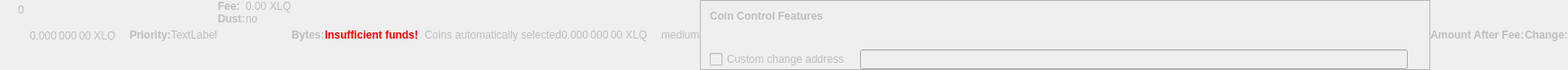
    <widget class="QWidget" name="dummyHideWidget" native="true">
     <property name="enabled">
      <bool>false</bool>
     </property>
     <property name="maximumSize">
      <size>
       <width>100</width>
       <height>22</height>
      </size>
     </property>
     <layout class="QHBoxLayout" name="dummyHideLayout">
      <property name="spacing">
       <number>0</number>
      </property>
      <property name="leftMargin">
       <number>0</number>
      </property>
      <property name="topMargin">
       <number>0</number>
      </property>
      <property name="rightMargin">
       <number>0</number>
      </property>
      <property name="bottomMargin">
       <number>0</number>
      </property>
      <item>
       <layout class="QFormLayout" name="formLayoutCoinControl1">
        <property name="horizontalSpacing">
         <number>10</number>
        </property>
        <property name="verticalSpacing">
         <number>14</number>
        </property>
        <property name="leftMargin">
         <number>10</number>
        </property>
        <property name="topMargin">
         <number>4</number>
        </property>
        <property name="rightMargin">
         <number>6</number>
        </property>
        <item row="0" column="1">
         <widget class="QLabel" name="labelCoinControlBytes">
          <property name="cursor">
           <cursorShape>IBeamCursor</cursorShape>
          </property>
          <property name="contextMenuPolicy">
           <enum>Qt::ActionsContextMenu</enum>
          </property>
          <property name="text">
           <string notr="true">0</string>
          </property>
          <property name="textInteractionFlags">
           <set>Qt::LinksAccessibleByMouse|Qt::TextSelectableByKeyboard|Qt::TextSelectableByMouse</set>
          </property>
         </widget>
        </item>
       </layout>
      </item>
      <item>
       <widget class="QLabel" name="labelCoinControlAfterFee">
        <property name="enabled">
         <bool>false</bool>
        </property>
        <property name="sizePolicy">
         <sizepolicy hsizetype="Fixed" vsizetype="Fixed">
          <horstretch>0</horstretch>
          <verstretch>0</verstretch>
         </sizepolicy>
        </property>
        <property name="minimumSize">
         <size>
          <width>111</width>
          <height>12</height>
         </size>
        </property>
        <property name="maximumSize">
         <size>
          <width>111</width>
          <height>12</height>
         </size>
        </property>
        <property name="cursor">
         <cursorShape>IBeamCursor</cursorShape>
        </property>
        <property name="contextMenuPolicy">
         <enum>Qt::ActionsContextMenu</enum>
        </property>
        <property name="text">
         <string notr="true">0.000 000 00 XLQ</string>
        </property>
        <property name="textInteractionFlags">
         <set>Qt::LinksAccessibleByMouse|Qt::TextSelectableByKeyboard|Qt::TextSelectableByMouse</set>
        </property>
       </widget>
      </item>
      <item>
       <widget class="QLabel" name="labelCoinControlPriorityText">
        <property name="enabled">
         <bool>false</bool>
        </property>
        <property name="font">
         <font>
          <weight>75</weight>
          <bold>true</bold>
         </font>
        </property>
        <property name="text">
         <string>Priority:</string>
        </property>
       </widget>
      </item>
      <item>
       <layout class="QHBoxLayout" name="horizontalLayout">
        <item>
         <widget class="QLabel" name="WarningLabel">
          <property name="text">
           <string>TextLabel</string>
          </property>
         </widget>
        </item>
       </layout>
      </item>
      <item>
       <layout class="QFormLayout" name="formLayoutCoinControl3">
        <property name="horizontalSpacing">
         <number>0</number>
        </property>
        <property name="verticalSpacing">
         <number>0</number>
        </property>
        <property name="leftMargin">
         <number>0</number>
        </property>
        <property name="topMargin">
         <number>0</number>
        </property>
        <property name="rightMargin">
         <number>0</number>
        </property>
        <item row="0" column="0">
         <widget class="QLabel" name="labelCoinControlFeeText">
          <property name="enabled">
           <bool>false</bool>
          </property>
          <property name="font">
           <font>
            <weight>75</weight>
            <bold>true</bold>
           </font>
          </property>
          <property name="text">
           <string>Fee:</string>
          </property>
          <property name="margin">
           <number>0</number>
          </property>
         </widget>
        </item>
        <item row="0" column="1">
         <widget class="QLabel" name="labelCoinControlFee">
          <property name="enabled">
           <bool>false</bool>
          </property>
          <property name="cursor">
           <cursorShape>IBeamCursor</cursorShape>
          </property>
          <property name="contextMenuPolicy">
           <enum>Qt::ActionsContextMenu</enum>
          </property>
          <property name="text">
           <string notr="true">0.00 XLQ</string>
          </property>
          <property name="textInteractionFlags">
           <set>Qt::LinksAccessibleByMouse|Qt::TextSelectableByKeyboard|Qt::TextSelectableByMouse</set>
          </property>
         </widget>
        </item>
        <item row="1" column="0">
         <widget class="QLabel" name="labelCoinControlLowOutputText">
          <property name="enabled">
           <bool>false</bool>
          </property>
          <property name="font">
           <font>
            <weight>75</weight>
            <bold>true</bold>
           </font>
          </property>
          <property name="text">
           <string>Dust:</string>
          </property>
         </widget>
        </item>
        <item row="1" column="1">
         <widget class="QLabel" name="labelCoinControlLowOutput">
          <property name="enabled">
           <bool>false</bool>
          </property>
          <property name="cursor">
           <cursorShape>IBeamCursor</cursorShape>
          </property>
          <property name="contextMenuPolicy">
           <enum>Qt::ActionsContextMenu</enum>
          </property>
          <property name="text">
           <string>no</string>
          </property>
          <property name="textInteractionFlags">
           <set>Qt::LinksAccessibleByMouse|Qt::TextSelectableByKeyboard|Qt::TextSelectableByMouse</set>
          </property>
         </widget>
        </item>
       </layout>
      </item>
      <item>
       <widget class="QLabel" name="labelCoinControlBytesText">
        <property name="enabled">
         <bool>false</bool>
        </property>
        <property name="font">
         <font>
          <weight>75</weight>
          <bold>true</bold>
         </font>
        </property>
        <property name="text">
         <string>Bytes:</string>
        </property>
       </widget>
      </item>
      <item>
       <layout class="QFormLayout" name="formLayoutCoinControl2">
        <property name="horizontalSpacing">
         <number>0</number>
        </property>
        <property name="verticalSpacing">
         <number>0</number>
        </property>
        <property name="leftMargin">
         <number>0</number>
        </property>
        <property name="topMargin">
         <number>0</number>
        </property>
        <property name="rightMargin">
         <number>0</number>
        </property>
       </layout>
      </item>
      <item>
       <layout class="QHBoxLayout" name="horizontalLayoutCoinControl2">
        <property name="spacing">
         <number>0</number>
        </property>
        <property name="bottomMargin">
         <number>0</number>
        </property>
       </layout>
      </item>
      <item>
       <widget class="QLabel" name="labelCoinControlInsuffFunds">
        <property name="enabled">
         <bool>false</bool>
        </property>
        <property name="minimumSize">
         <size>
          <width>0</width>
          <height>0</height>
         </size>
        </property>
        <property name="font">
         <font>
          <weight>75</weight>
          <bold>true</bold>
         </font>
        </property>
        <property name="styleSheet">
         <string notr="true">color:red;font-weight:bold;</string>
        </property>
        <property name="text">
         <string>Insufficient funds!</string>
        </property>
        <property name="margin">
         <number>5</number>
        </property>
       </widget>
      </item>
      <item>
       <layout class="QFormLayout" name="formLayoutCoinControl4">
        <property name="horizontalSpacing">
         <number>0</number>
        </property>
        <property name="verticalSpacing">
         <number>0</number>
        </property>
        <property name="leftMargin">
         <number>0</number>
        </property>
        <property name="topMargin">
         <number>0</number>
        </property>
        <property name="rightMargin">
         <number>0</number>
        </property>
       </layout>
      </item>
      <item>
       <widget class="QLabel" name="labelCoinControlChangeLabel">
        <property name="enabled">
         <bool>false</bool>
        </property>
        <property name="sizePolicy">
         <sizepolicy hsizetype="Preferred" vsizetype="Expanding">
          <horstretch>0</horstretch>
          <verstretch>0</verstretch>
         </sizepolicy>
        </property>
        <property name="minimumSize">
         <size>
          <width>0</width>
          <height>0</height>
         </size>
        </property>
        <property name="text">
         <string/>
        </property>
        <property name="margin">
         <number>3</number>
        </property>
       </widget>
      </item>
      <item>
       <widget class="QLabel" name="labelCoinControlAutomaticallySelected">
        <property name="enabled">
         <bool>false</bool>
        </property>
        <property name="sizePolicy">
         <sizepolicy hsizetype="Fixed" vsizetype="Fixed">
          <horstretch>0</horstretch>
          <verstretch>0</verstretch>
         </sizepolicy>
        </property>
        <property name="minimumSize">
         <size>
          <width>0</width>
          <height>0</height>
         </size>
        </property>
        <property name="maximumSize">
         <size>
          <width>240</width>
          <height>16777215</height>
         </size>
        </property>
        <property name="text">
         <string>Coins automatically selected</string>
        </property>
        <property name="margin">
         <number>5</number>
        </property>
       </widget>
      </item>
      <item>
       <widget class="QLabel" name="labelCoinControlChange">
        <property name="enabled">
         <bool>false</bool>
        </property>
        <property name="sizePolicy">
         <sizepolicy hsizetype="Fixed" vsizetype="Fixed">
          <horstretch>0</horstretch>
          <verstretch>0</verstretch>
         </sizepolicy>
        </property>
        <property name="minimumSize">
         <size>
          <width>111</width>
          <height>0</height>
         </size>
        </property>
        <property name="maximumSize">
         <size>
          <width>111</width>
          <height>16777215</height>
         </size>
        </property>
        <property name="cursor">
         <cursorShape>IBeamCursor</cursorShape>
        </property>
        <property name="contextMenuPolicy">
         <enum>Qt::ActionsContextMenu</enum>
        </property>
        <property name="text">
         <string notr="true">0.000 000 00 XLQ</string>
        </property>
        <property name="textInteractionFlags">
         <set>Qt::LinksAccessibleByMouse|Qt::TextSelectableByKeyboard|Qt::TextSelectableByMouse</set>
        </property>
       </widget>
      </item>
      <item>
       <widget class="QLabel" name="labelCoinControlPriority">
        <property name="enabled">
         <bool>false</bool>
        </property>
        <property name="cursor">
         <cursorShape>IBeamCursor</cursorShape>
        </property>
        <property name="contextMenuPolicy">
         <enum>Qt::ActionsContextMenu</enum>
        </property>
        <property name="text">
         <string>medium</string>
        </property>
        <property name="textInteractionFlags">
         <set>Qt::LinksAccessibleByMouse|Qt::TextSelectableByKeyboard|Qt::TextSelectableByMouse</set>
        </property>
       </widget>
      </item>
      <item>
       <widget class="QFrame" name="frameCoinControl">
        <property name="sizePolicy">
         <sizepolicy hsizetype="Expanding" vsizetype="Expanding">
          <horstretch>0</horstretch>
          <verstretch>0</verstretch>
         </sizepolicy>
        </property>
        <property name="maximumSize">
         <size>
          <width>16777215</width>
          <height>16777215</height>
         </size>
        </property>
        <property name="frameShape">
         <enum>QFrame::StyledPanel</enum>
        </property>
        <property name="frameShadow">
         <enum>QFrame::Sunken</enum>
        </property>
        <layout class="QVBoxLayout" name="verticalLayoutCoinControl2_2">
         <property name="spacing">
          <number>0</number>
         </property>
         <property name="leftMargin">
          <number>0</number>
         </property>
         <property name="topMargin">
          <number>0</number>
         </property>
         <property name="rightMargin">
          <number>0</number>
         </property>
         <property name="bottomMargin">
          <number>0</number>
         </property>
         <item>
          <layout class="QVBoxLayout" name="verticalLayoutCoinControl" stretch="0,0,0,1">
           <property name="spacing">
            <number>0</number>
           </property>
           <property name="leftMargin">
            <number>10</number>
           </property>
           <property name="topMargin">
            <number>10</number>
           </property>
           <item>
            <layout class="QHBoxLayout" name="horizontalLayoutCoinControl1">
             <property name="bottomMargin">
              <number>15</number>
             </property>
             <item>
              <widget class="QLabel" name="labelCoinControlFeatures">
               <property name="enabled">
                <bool>false</bool>
               </property>
               <property name="sizePolicy">
                <sizepolicy hsizetype="Preferred" vsizetype="Maximum">
                 <horstretch>0</horstretch>
                 <verstretch>0</verstretch>
                </sizepolicy>
               </property>
               <property name="font">
                <font>
                 <weight>75</weight>
                 <bold>true</bold>
                </font>
               </property>
               <property name="styleSheet">
                <string notr="true">font-weight:bold;</string>
               </property>
               <property name="text">
                <string>Coin Control Features</string>
               </property>
              </widget>
             </item>
            </layout>
           </item>
           <item>
            <widget class="QWidget" name="widgetCoinControl" native="true">
             <property name="sizePolicy">
              <sizepolicy hsizetype="Preferred" vsizetype="Preferred">
               <horstretch>0</horstretch>
               <verstretch>0</verstretch>
              </sizepolicy>
             </property>
             <property name="minimumSize">
              <size>
               <width>0</width>
               <height>0</height>
              </size>
             </property>
             <property name="styleSheet">
              <string notr="true"/>
             </property>
             <layout class="QHBoxLayout" name="horizontalLayoutCoinControl5_2">
              <property name="leftMargin">
               <number>0</number>
              </property>
              <property name="topMargin">
               <number>0</number>
              </property>
              <property name="rightMargin">
               <number>0</number>
              </property>
              <property name="bottomMargin">
               <number>0</number>
              </property>
              <item>
               <layout class="QHBoxLayout" name="horizontalLayoutCoinControl3">
                <property name="spacing">
                 <number>20</number>
                </property>
                <property name="topMargin">
                 <number>0</number>
                </property>
                <property name="bottomMargin">
                 <number>10</number>
                </property>
               </layout>
              </item>
             </layout>
            </widget>
           </item>
           <item>
            <layout class="QHBoxLayout" name="horizontalLayoutCoinControl4" stretch="0,0,0">
             <property name="spacing">
              <number>12</number>
             </property>
             <property name="sizeConstraint">
              <enum>QLayout::SetDefaultConstraint</enum>
             </property>
             <property name="topMargin">
              <number>5</number>
             </property>
             <property name="rightMargin">
              <number>5</number>
             </property>
             <item>
              <widget class="QCheckBox" name="checkBoxCoinControlChange">
               <property name="enabled">
                <bool>false</bool>
               </property>
               <property name="toolTip">
                <string>If this is activated, but the change address is empty or invalid, change will be sent to a newly generated address.</string>
               </property>
               <property name="text">
                <string>Custom change address</string>
               </property>
              </widget>
             </item>
             <item>
              <widget class="QValidatedLineEdit" name="lineEditCoinControlChange">
               <property name="enabled">
                <bool>false</bool>
               </property>
               <property name="sizePolicy">
                <sizepolicy hsizetype="Expanding" vsizetype="Fixed">
                 <horstretch>0</horstretch>
                 <verstretch>0</verstretch>
                </sizepolicy>
               </property>
              </widget>
             </item>
             <item>
              <widget class="QLabel" name="labelCoinControlChangeLabel_2">
               <property name="sizePolicy">
                <sizepolicy hsizetype="Preferred" vsizetype="Expanding">
                 <horstretch>0</horstretch>
                 <verstretch>0</verstretch>
                </sizepolicy>
               </property>
               <property name="minimumSize">
                <size>
                 <width>0</width>
                 <height>0</height>
                </size>
               </property>
               <property name="text">
                <string/>
               </property>
               <property name="margin">
                <number>3</number>
               </property>
              </widget>
             </item>
            </layout>
           </item>
           <item>
            <spacer name="verticalSpacerCoinControl">
             <property name="orientation">
              <enum>Qt::Vertical</enum>
             </property>
             <property name="sizeHint" stdset="0">
              <size>
               <width>800</width>
               <height>1</height>
              </size>
             </property>
            </spacer>
           </item>
          </layout>
         </item>
        </layout>
       </widget>
      </item>
      <item>
       <widget class="QLabel" name="labelCoinControlAfterFeeText">
        <property name="enabled">
         <bool>false</bool>
        </property>
        <property name="minimumSize">
         <size>
          <width>0</width>
          <height>0</height>
         </size>
        </property>
        <property name="maximumSize">
         <size>
          <width>16777215</width>
          <height>16777215</height>
         </size>
        </property>
        <property name="font">
         <font>
          <weight>75</weight>
          <bold>true</bold>
         </font>
        </property>
        <property name="text">
         <string>Amount After Fee:</string>
        </property>
        <property name="alignment">
         <set>Qt::AlignLeading|Qt::AlignLeft|Qt::AlignVCenter</set>
        </property>
        <property name="margin">
         <number>0</number>
        </property>
       </widget>
      </item>
      <item>
       <widget class="QLabel" name="labelCoinControlChangeText">
        <property name="enabled">
         <bool>false</bool>
        </property>
        <property name="sizePolicy">
         <sizepolicy hsizetype="Preferred" vsizetype="Preferred">
          <horstretch>0</horstretch>
          <verstretch>0</verstretch>
         </sizepolicy>
        </property>
        <property name="minimumSize">
         <size>
          <width>0</width>
          <height>0</height>
         </size>
        </property>
        <property name="maximumSize">
         <size>
          <width>16777215</width>
          <height>16777215</height>
         </size>
        </property>
        <property name="font">
         <font>
          <weight>75</weight>
          <bold>true</bold>
         </font>
        </property>
        <property name="text">
         <string>Change:</string>
        </property>
        <property name="alignment">
         <set>Qt::AlignLeading|Qt::AlignLeft|Qt::AlignVCenter</set>
        </property>
       </widget>
      </item>
     </layout>
    </widget>
